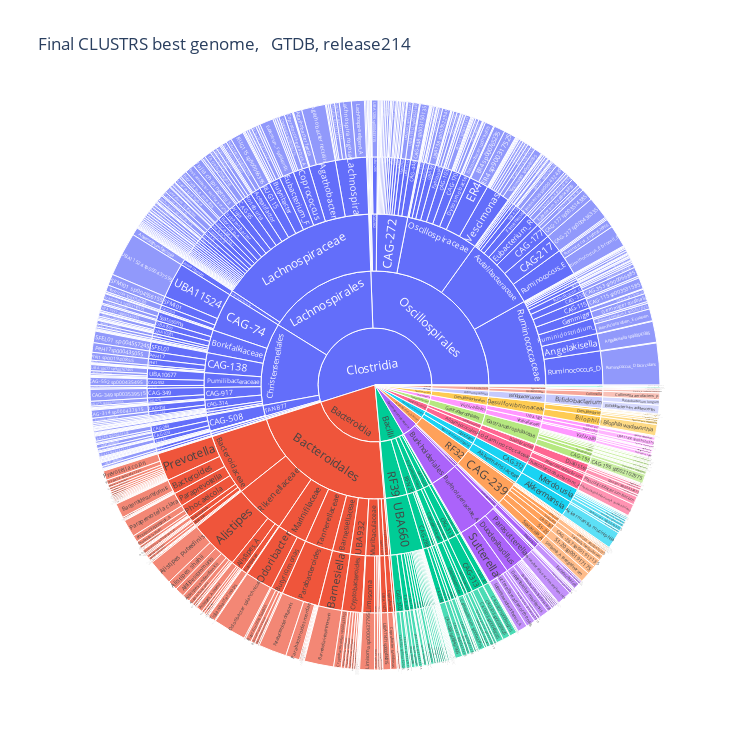

Write notebook code for a chart like this one.
### Code cell
mrg3 = mrg1[mrg1['bin_in_cluster'] > 18]

fig = px.sunburst(
    mrg3,
    path=['class', 'order', 'family', 'genus', 'sp'],
    values='bin_in_cluster',
    title="Final CLUSTRS best genome, \n GTDB, release214",
    width=750, 
    height=750
)

fig.write_html("taxa_results/Final_CLUSTRS_best_prev1.html")
fig.show()

### Figure 1 — Plotly figure (JSON) as saved in the notebook; plotly's stock layout.template omitted (floating-point values rounded to 4 significant figures; data arrays with more than 128 entries replaced by an {"elided": "..."} marker saying what was removed)
{"data": [{"branchvalues": "total", "domain": {"x": [0, 1], "y": [0, 1]}, "hovertemplate": "labels=%{label}<br>bin_in_cluster=%{value}<br>parent=%{parent}<br>id=%{id}<extra></extra>", "ids": {"elided": "881 str values"}, "labels": {"elided": "881 str values"}, "name": "", "parents": {"elided": "881 str values"}, "type": "sunburst", "values": {"elided": "881 int values"}}], "layout": {"height": 750, "legend": {"tracegroupgap": 0}, "title": {"text": "Final CLUSTRS best genome, \n GTDB, release214"}, "width": 750}}
